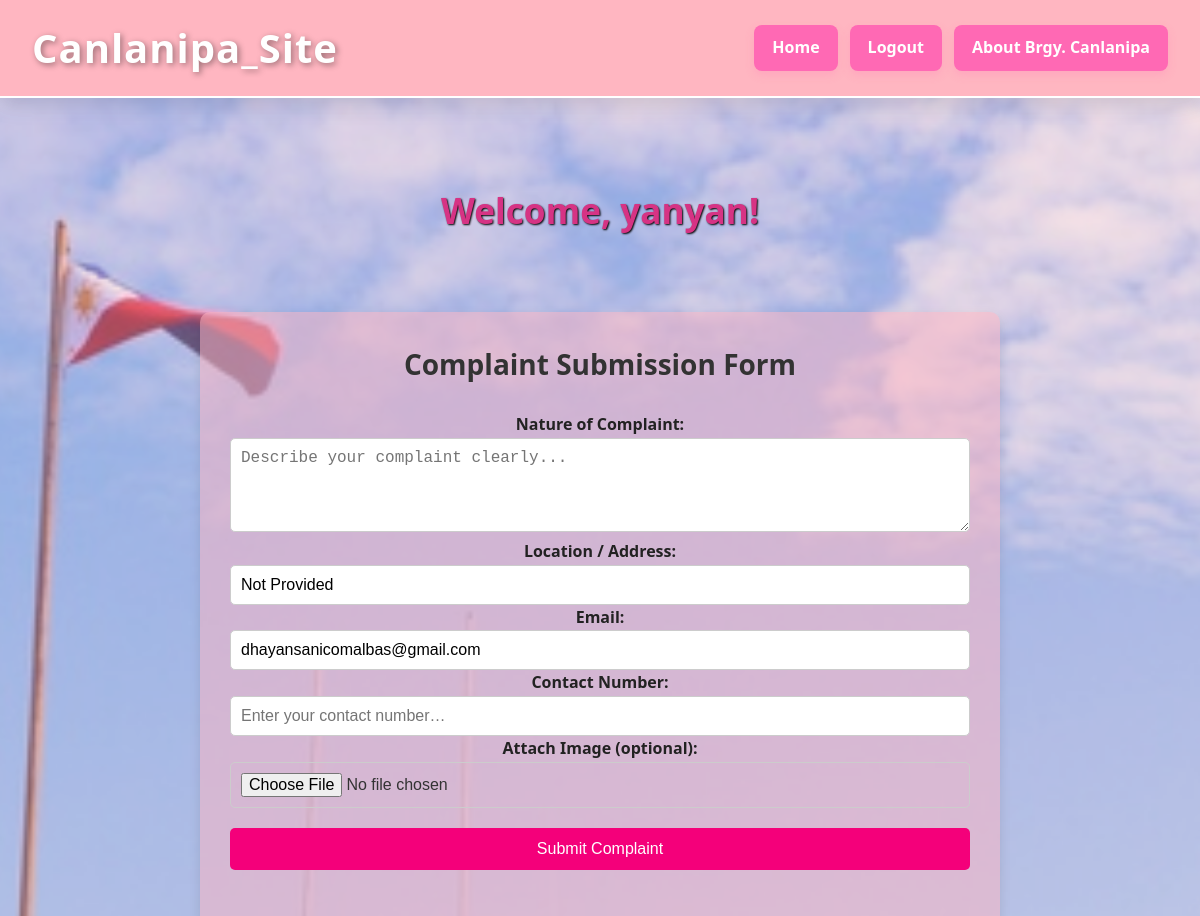
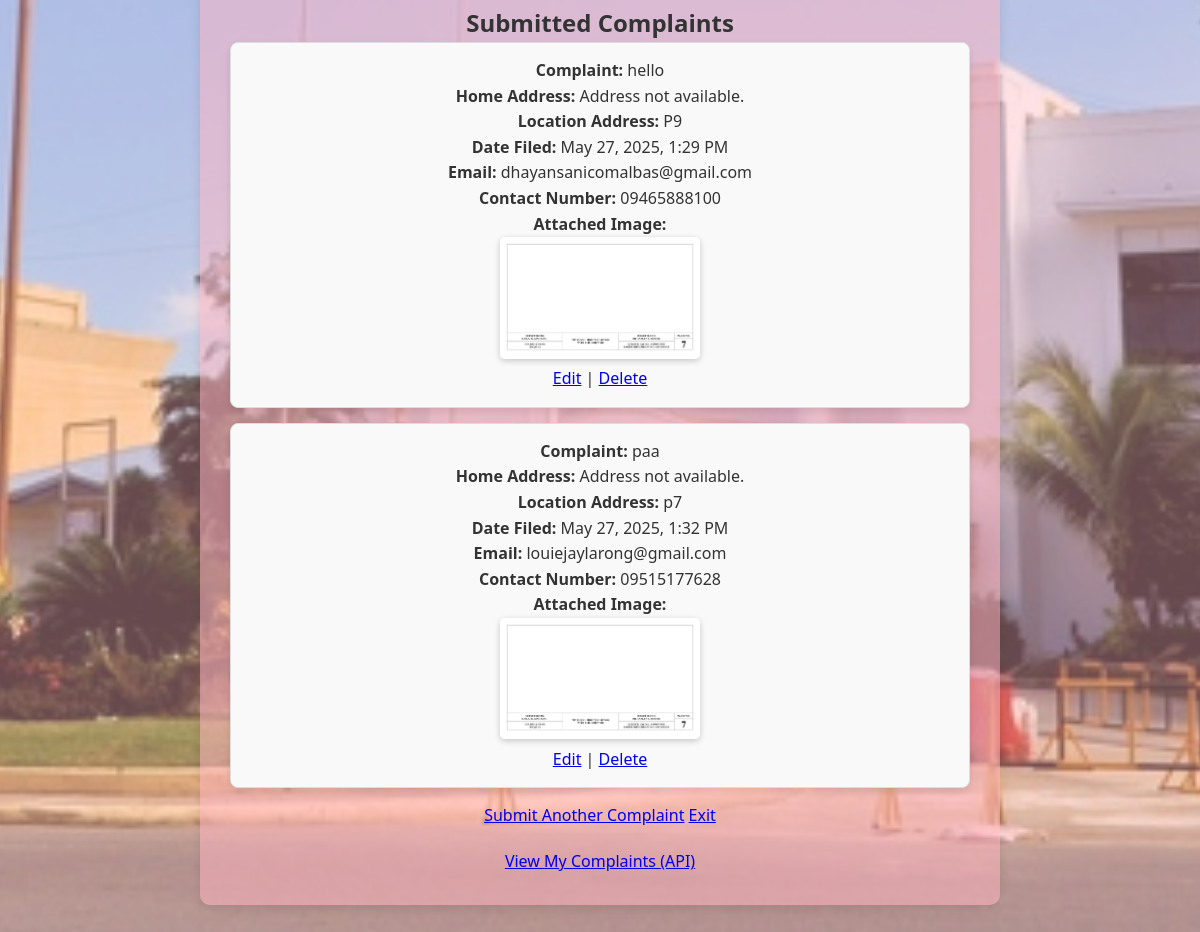
/complaint/ (signed in), run on the app's committed database (2 pictures, top to bottom).
### barangay/models.py (models this page shows, shortened)
class Complaint(models.Model):
    STATUS_CHOICES = [
        ('PENDING', 'Pending'),
        ('IN_ACTION', 'In Action'),
        ('RESOLVED', 'Resolved'),
    ]
    complaint_text = models.TextField()
    address = models.CharField(max_length=255, default="Not Provided")  # add default here
    email = models.EmailField(default="not_provided@example.com")       # add default here
    contact_number = models.CharField(max_length=20, default="Not Provided")  # add default here
    image = models.ImageField(upload_to='complaint_images/', blank=True, null=True)
    date_filed = models.DateTimeField(auto_now_add=True)
    status = models.CharField(max_length=10, choices=STATUS_CHOICES, default='PENDING')
    resident = models.ForeignKey(User, on_delete=models.CASCADE, null=True, blank=True)

### barangay/views.py (the view)
# urls.py: path('complaint/', views.complaint_view, name='complaint'),
def complaint_view(request):
    if request.method == 'POST':
        form = ComplaintForm(request.POST, request.FILES)
        if form.is_valid():
            complaint = form.save(commit=False)
            complaint.resident = request.user  # if you want to link to the user
            complaint.save()
    else:
        form = ComplaintForm(initial={
            'email': request.user.email,
            'contact_number': request.user.residentprofile.contact_number if hasattr(request.user, 'residentprofile') else ''
        })
    complaints = Complaint.objects.filter(resident=request.user)
    return render(request, 'barangay/complaint.html', {'form': form, 'complaints': complaints})

### barangay/forms.py
class ComplaintForm(forms.ModelForm):
    class Meta:
        model = Complaint
        fields = ['complaint_text', 'address', 'image', 'email', 'contact_number']
        widgets = {
            'complaint_text': forms.Textarea(attrs={
                'class': 'form-control',
                'rows': 4,
                'placeholder': 'Describe your complaint clearly...'
            }),
            'address': forms.TextInput(attrs={
                'class': 'form-control',
                'placeholder': 'Enter the exact address or location...'
            }),
            'email': forms.EmailInput(attrs={
                'class': 'form-control',
                'placeholder': 'Enter your email…',
            }),
            'contact_number': forms.TextInput(attrs={
                'class': 'form-control',
                'placeholder': 'Enter your contact number…',
            }),
            'image': forms.ClearableFileInput(attrs={
                'class': 'form-control'
            }),
        }

### barangay/templates/barangay/complaint.html (shortened to what this page needs)
{% extends 'barangay/base.html' %}
{% block content %}
<div class="complaint-container">
    <h3 class="text-uppercase">Complaint Submission Form</h3>
    <form method="post" enctype="multipart/form-data">
        <div class="mb-4">
            <label for="{{ form.complaint_text.id_for_label }}" class="form-label">Nature of Complaint:</label>
            {{ form.complaint_text }}
        </div>
        <div class="mb-4">
            <label for="{{ form.address.id_for_label }}" class="form-label">Location / Address:</label>
            {{ form.address }}
        </div>
        <div class="mb-4">
            <label for="{{ form.email.id_for_label }}" class="form-label">Email:</label>
            {{ form.email }}
        </div>
        <div class="mb-4">
            <label for="{{ form.contact_number.id_for_label }}" class="form-label">Contact Number:</label>
            {{ form.contact_number }}
        </div>
        <div class="mb-4">
            <label for="{{ form.image.id_for_label }}" class="form-label">Attach Image (optional):</label>
            {{ form.image }}
        </div>
        <button type="submit">Submit Complaint</button>
    </form>
    <div class="submitted-complaints">
        <h4>Submitted Complaints</h4>
        <ul class="list-group">
            {% for complaint in complaints %}
            <div class="complaint-item">
                <p><strong>Complaint:</strong> {{ complaint.complaint_text }}</p>
                <p><strong>Home Address:</strong>
                    {% if request.user.residentprofile %}
                        {{ request.user.residentprofile.purok }}
                    {% else %}
                        Address not available.
                    {% endif %}
                </p>
                <p><strong>Location Address:</strong> {{ complaint.address }}</p>
                <p><strong>Date Filed:</strong> {{ complaint.date_filed|date:"F j, Y, g:i A" }}</p>
                <p><strong>Email:</strong> {{ complaint.email|default:"Not provided" }}</p>
                <p><strong>Contact Number:</strong> {{ complaint.contact_number|default:"Not provided" }}</p>
                {% if complaint.image %}
                    <p><strong>Attached Image:</strong><br>
                    <img src="{{ complaint.image.url }}" alt="Complaint Image" />
                    </p>
                {% else %}
                    <p><strong>Attached Image:</strong> None</p>
                {% endif %}
                <div class="complaint-actions">
                    <a href="{% url 'edit_complaint' complaint.id %}">Edit</a> |
                    <a href="{% url 'delete_complaint' complaint.id %}">Delete</a>
                </div>
            </div>
            {% endfor %}
        </ul>
        <div class="buttons-container">
            <a href="{% url 'complaint' %}" class="submit-btn">Submit Another Complaint</a>
            <a href="{% url 'home' %}" class="exit-btn">Exit</a>
            <div style="text-align: center; margin-top: 20px;">
                <a href="{% url 'api-my-complaints' %}" class="api-link-button">View My Complaints (API)</a>
            </div>
        </div>
    </div>
</div>
{% endblock %}

### barangay/templates/barangay/base.html (shortened to what this page needs)
<!DOCTYPE html>
<html lang="en">
<head>
    {% load static %}
</head>
<body>
    <header>
        <div class="header-left">
            <h1>Canlanipa_Site</h1>
        </div>
        <div class="header-right">
            <nav>
                <a href="{% url 'home' %}">Home</a>
                {% if user.is_authenticated %}
                    <a href="{% url 'logout' %}">Logout</a>
                {% else %}
                    <a href="{% url 'signup' %}">Sign-Up</a>
                    <a href="{% url 'login' %}">Login</a>
                {% endif %}
                <a href="{% url 'about' %}">About Brgy. Canlanipa</a>
            </nav>
        </div>
    </header>
    <main>
        {% if user.is_authenticated %}
            <div class="welcome-message">
                <h2>Welcome, {{ user.username }}!</h2>
            </div>
        {% endif %}
        {% block content %}
        {% endblock %}
    </main>
</body>
</html>

### barangay/templates/barangay/complaint.html (style rules this page uses)
.complaint-container { max-width: 800px; margin: 50px auto; padding: 30px; background-color: rgba(255, 182, 193, 0.5); border-radius: 10px; box-shadow: 0 4px 12px rgba(0, 0, 0, 0.1); }
h3 { text-align: center; font-size: 28px; color: #333; margin-bottom: 25px; }
.form-label { font-weight: bold; color: #222; }
.form-control { border-radius: 5px; border: 1px solid #ccc; padding: 10px; font-size: 16px; width: 100%; box-sizing: border-box; transition: border 0.3s ease; }
button { padding: 12px 25px; background-color: #f4007a; color: white; font-size: 16px; border: none; border-radius: 5px; cursor: pointer; transition: background-color 0.3s ease; margin-top: 20px; width: 100%; }
.submitted-complaints { margin-top: 50px; }
.submitted-complaints h4 { text-align: center; font-size: 24px; color: #333; }
.complaint-item { padding: 15px; border: 1px solid #ddd; border-radius: 8px; background-color: #f9f9f9; margin-bottom: 15px; box-shadow: 0 4px 8px rgba(0, 0, 0, 0.1); }
.complaint-item img { max-width: 200px; border-radius: 5px; box-shadow: 0 2px 6px rgba(0, 0, 0, 0.2); }
.complaint-item strong { color: #333; }

### data on the page
Complaint: complaint_text "hello", address "P9", date_filed "May 27, 2025, 1:29 PM", email "dhayansanicomalbas@gmail.com", contact_number "09465888100", image (picture)
Complaint: complaint_text "paa", address "p7", date_filed "May 27, 2025, 1:32 PM", email "louiejaylarong@gmail.com", contact_number "09515177628", image (picture)

### other printed values
{{ user.username }} "yanyan"
